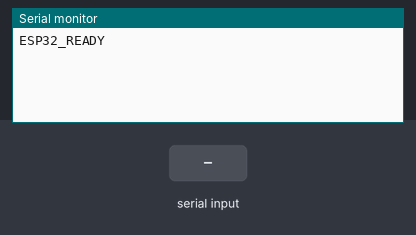
Simulated run of this sketch. Board: ESP32. Parts: the last lines printed to the serial monitor. The inputs (shaded band) are chosen by the test bench.

Above: at 1.2 s.
1.3 s: "bottle\n" received over Serial
At 1.8 s:
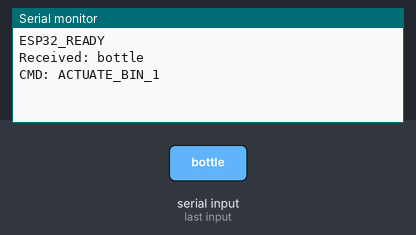
2.8 s: "cup\n" received over Serial
At 4.0 s:
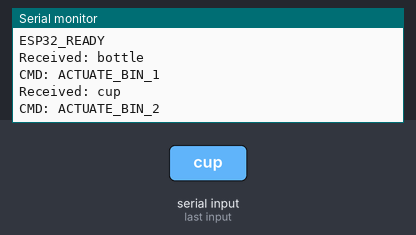
4.3 s: "book\n" received over Serial
At 5.3 s:
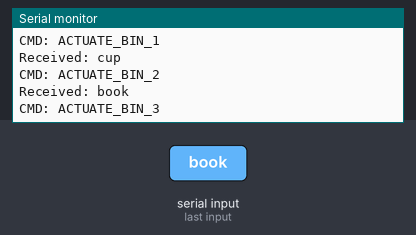
5.8 s: "1\n" received over Serial
At 6.4 s:
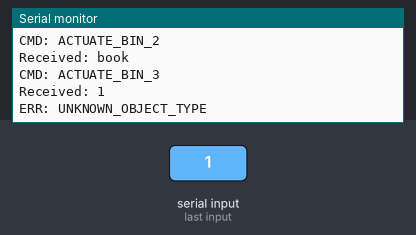

The sketch:

main.ino
```cpp
void setup() {
  Serial.begin(115200);
  Serial.println("ESP32_READY");
}

void loop() {
  if (Serial.available()) {

    String objectType = Serial.readStringUntil('\n');
    objectType.trim();

    processAiDecision(objectType);
  }
}

void processAiDecision(String objectType) {

  Serial.print("Received: ");
  Serial.println(objectType);

  if (objectType == "bottle") {
    Serial.println("CMD: ACTUATE_BIN_1");
  }

  else if (objectType == "cup") {
    Serial.println("CMD: ACTUATE_BIN_2");
  }

  else if (objectType == "book") {
    Serial.println("CMD: ACTUATE_BIN_3");
  }

  else {
    Serial.println("ERR: UNKNOWN_OBJECT_TYPE");
  }
}
```

Measured:
- after the input at 1.3 s, the serial monitor: prints a new line at once (image 1)
- after the input at 2.8 s, the serial monitor: prints a new line at once (image 2)
- after the input at 4.3 s, the serial monitor: prints a new line at once (image 3)
- after the input at 5.8 s, the serial monitor: prints a new line at once (image 4)
